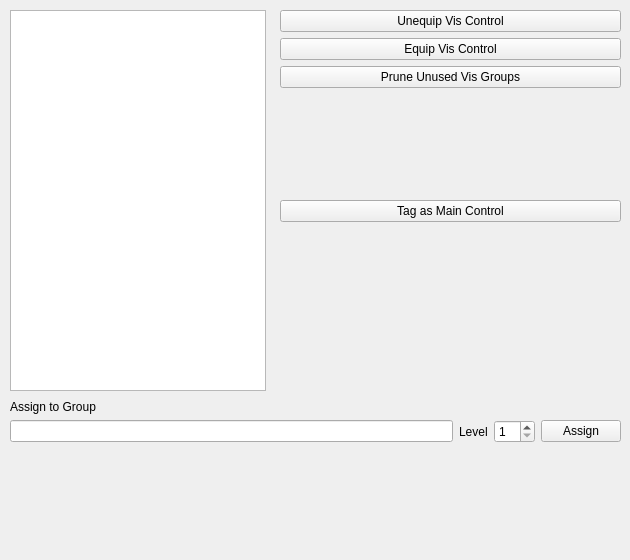
      <widget class="QWidget" name="tab_4">
       <attribute name="title">
        <string>Vis Groups</string>
       </attribute>
       <widget class="QListWidget" name="visGroups">
        <property name="geometry">
         <rect>
          <x>10</x>
          <y>10</y>
          <width>256</width>
          <height>381</height>
         </rect>
        </property>
       </widget>
       <widget class="QWidget" name="verticalLayoutWidget_6">
        <property name="geometry">
         <rect>
          <x>280</x>
          <y>10</y>
          <width>341</width>
          <height>381</height>
         </rect>
        </property>
        <layout class="QVBoxLayout" name="verticalLayout_9">
         <item>
          <widget class="QPushButton" name="unequipVisControl">
           <property name="text">
            <string>Unequip Vis Control</string>
           </property>
          </widget>
         </item>
         <item>
          <widget class="QPushButton" name="equipVisControl">
           <property name="text">
            <string>Equip Vis Control</string>
           </property>
          </widget>
         </item>
         <item>
          <widget class="QPushButton" name="pruneVisGroups">
           <property name="text">
            <string>Prune Unused Vis Groups</string>
           </property>
          </widget>
         </item>
         <item>
          <widget class="QWidget" name="widget_3" native="true">
           <property name="sizePolicy">
            <sizepolicy hsizetype="Preferred" vsizetype="Minimum">
             <horstretch>0</horstretch>
             <verstretch>0</verstretch>
            </sizepolicy>
           </property>
           <property name="minimumSize">
            <size>
             <width>0</width>
             <height>100</height>
            </size>
           </property>
           <property name="maximumSize">
            <size>
             <width>16777215</width>
             <height>100</height>
            </size>
           </property>
          </widget>
         </item>
         <item>
          <widget class="QPushButton" name="tagAsMain">
           <property name="text">
            <string>Tag as Main Control</string>
           </property>
          </widget>
         </item>
         <item>
          <spacer name="verticalSpacer_3">
           <property name="orientation">
            <enum>Qt::Vertical</enum>
           </property>
           <property name="sizeHint" stdset="0">
            <size>
             <width>20</width>
             <height>40</height>
            </size>
           </property>
          </spacer>
         </item>
        </layout>
       </widget>
       <widget class="QWidget" name="verticalLayoutWidget_7">
        <property name="geometry">
         <rect>
          <x>10</x>
          <y>400</y>
          <width>611</width>
          <height>151</height>
         </rect>
        </property>
        <layout class="QVBoxLayout" name="verticalLayout_10">
         <property name="bottomMargin">
          <number>0</number>
         </property>
         <item>
          <widget class="QLabel" name="label_3">
           <property name="text">
            <string>Assign to Group</string>
           </property>
          </widget>
         </item>
         <item>
          <layout class="QHBoxLayout" name="horizontalLayout_4">
           <property name="rightMargin">
            <number>0</number>
           </property>
           <property name="bottomMargin">
            <number>0</number>
           </property>
           <item>
            <widget class="QLineEdit" name="visGroupNameEntry"/>
           </item>
           <item>
            <widget class="QLabel" name="label_4">
             <property name="text">
              <string>Level</string>
             </property>
            </widget>
           </item>
           <item>
            <widget class="QSpinBox" name="groupLevel">
             <property name="minimum">
              <number>1</number>
             </property>
            </widget>
           </item>
           <item>
            <widget class="QPushButton" name="assignVisGroup">
             <property name="text">
              <string>Assign</string>
             </property>
            </widget>
           </item>
          </layout>
         </item>
         <item>
          <spacer name="verticalSpacer_4">
           <property name="orientation">
            <enum>Qt::Vertical</enum>
           </property>
           <property name="sizeHint" stdset="0">
            <size>
             <width>20</width>
             <height>40</height>
            </size>
           </property>
          </spacer>
         </item>
        </layout>
       </widget>
      </widget>
